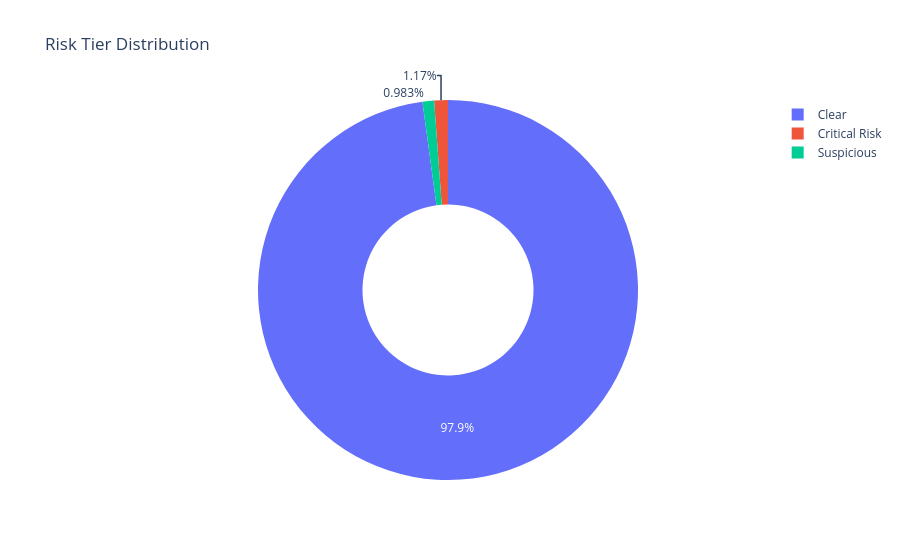
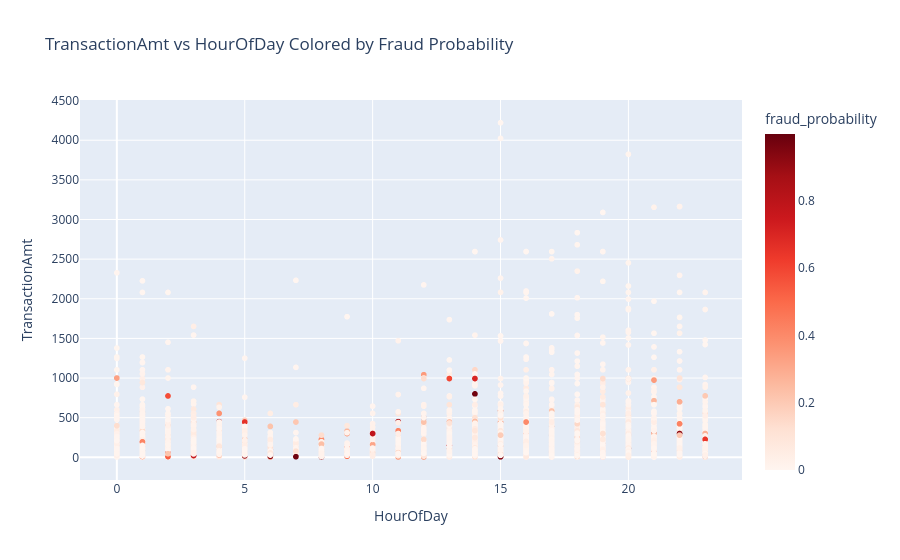

Notebook code cell kept with these figures, in order:
### Markdown cell above
## TASK 7 - Visualizations (Minimum 5 Charts)

### Code cell
hourly = df_model.groupby("HourOfDay")["isFraud"].mean().reset_index()
plt.figure(figsize=(9, 4))
sns.lineplot(data=hourly, x="HourOfDay", y="isFraud", marker="o")
plt.title("Fraud Rate by Hour of Day")
plt.ylabel("Fraud Rate")
plt.tight_layout()
plt.savefig(CHART_DIR / "fraud_rate_by_hour.png", dpi=180)
plt.show()

tier_counts = scored["risk_tier"].value_counts().reset_index()
tier_counts.columns = ["risk_tier", "count"]
fig = px.pie(tier_counts, names="risk_tier", values="count", hole=0.45, title="Risk Tier Distribution")
fig.write_html(CHART_DIR / "risk_tier_donut.html")
fig.show()

scatter_sample = scored.sample(min(10000, len(scored)), random_state=RANDOM_STATE)
fig = px.scatter(
    scatter_sample, x="HourOfDay", y="TransactionAmt", color="fraud_probability",
    hover_data=["TransactionID", "isFraud", "risk_tier"],
    title="TransactionAmt vs HourOfDay Colored by Fraud Probability",
    color_continuous_scale="Reds"
)
fig.write_html(CHART_DIR / "amount_hour_probability_scatter.html")
fig.show()

### Figure 1 — Plotly figure (JSON) as saved in the notebook; plotly's stock layout.template omitted (floating-point values rounded to 4 significant figures)
{"data": [{"domain": {"x": [0, 1], "y": [0, 1]}, "hole": 0.45, "hovertemplate": "risk_tier=%{label}<br>count=%{value}<extra></extra>", "labels": ["Clear", "Critical Risk", "Suspicious"], "legendgroup": "", "name": "", "showlegend": true, "type": "pie", "values": [23484, 280, 236]}], "layout": {"legend": {"tracegroupgap": 0}, "title": {"text": "Risk Tier Distribution"}}}

### Figure 2 — Plotly figure (JSON) as saved in the notebook; plotly's stock layout.template omitted (floating-point values rounded to 4 significant figures; data arrays with more than 128 entries replaced by an {"elided": "..."} marker saying what was removed)
{"data": [{"customdata": {"elided": "10000x3 mixed values"}, "hovertemplate": "HourOfDay=%{x}<br>TransactionAmt=%{y}<br>TransactionID=%{customdata[0]}<br>isFraud=%{customdata[1]}<br>risk_tier=%{customdata[2]}<br>fraud_probability=%{marker.color}<extra></extra>", "legendgroup": "", "marker": {"color": {"elided": "10000 float values"}, "coloraxis": "coloraxis", "symbol": "circle"}, "mode": "markers", "name": "", "showlegend": false, "type": "scattergl", "x": {"elided": "10000 int values"}, "xaxis": "x", "y": {"elided": "10000 float values"}, "yaxis": "y"}], "layout": {"coloraxis": {"colorbar": {"title": {"text": "fraud_probability"}}, "colorscale": [[0, "rgb(255,245,240)"], [0.125, "rgb(254,224,210)"], [0.25, "rgb(252,187,161)"], [0.375, "rgb(252,146,114)"], [0.5, "rgb(251,106,74)"], [0.625, "rgb(239,59,44)"], [0.75, "rgb(203,24,29)"], [0.875, "rgb(165,15,21)"], [1, "rgb(103,0,13)"]]}, "legend": {"tracegroupgap": 0}, "title": {"text": "TransactionAmt vs HourOfDay Colored by Fraud Probability"}, "xaxis": {"anchor": "y", "domain": [0, 1], "title": {"text": "HourOfDay"}}, "yaxis": {"anchor": "x", "domain": [0, 1], "title": {"text": "TransactionAmt"}}}}
